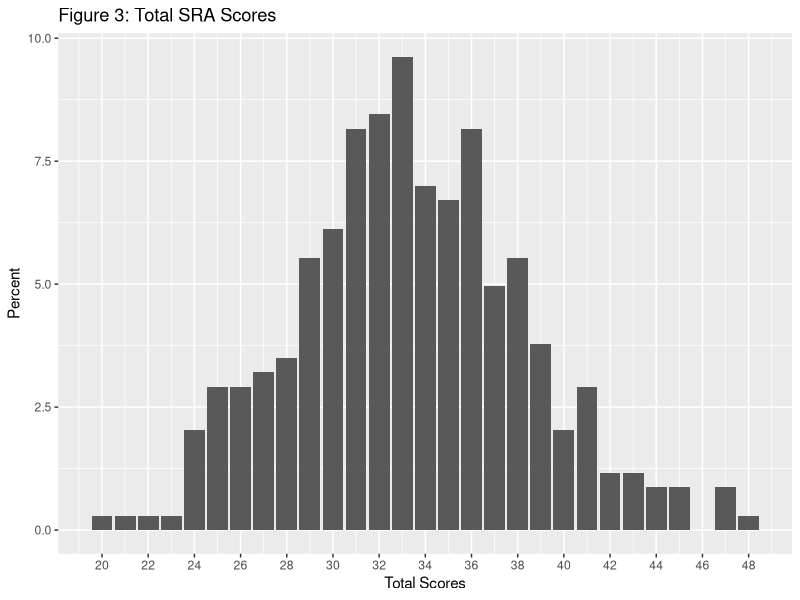
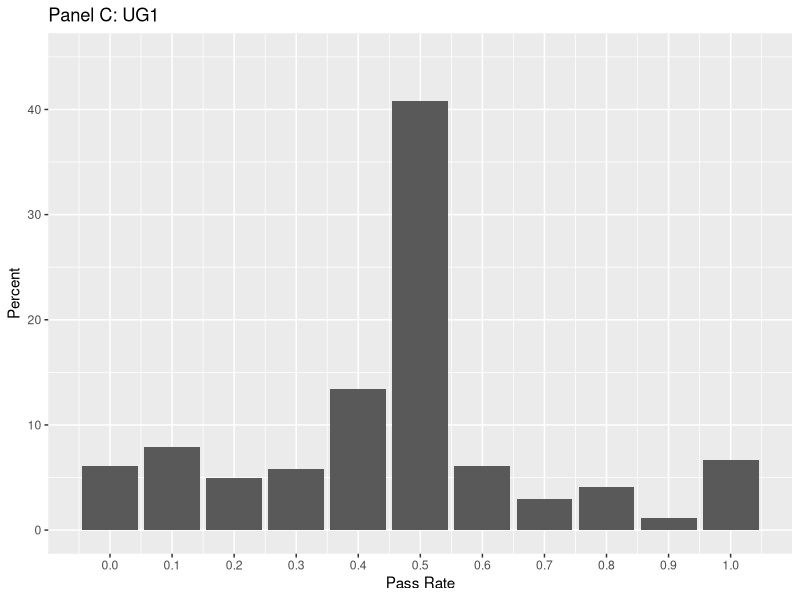
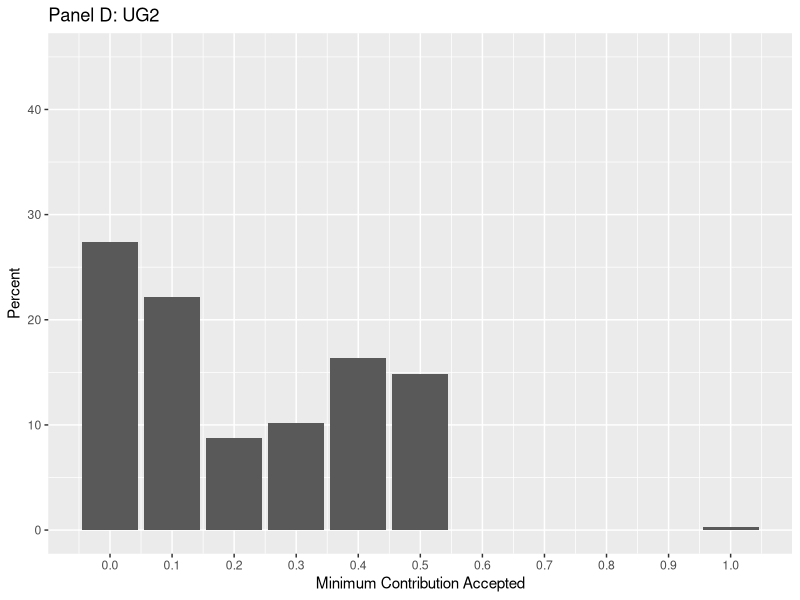
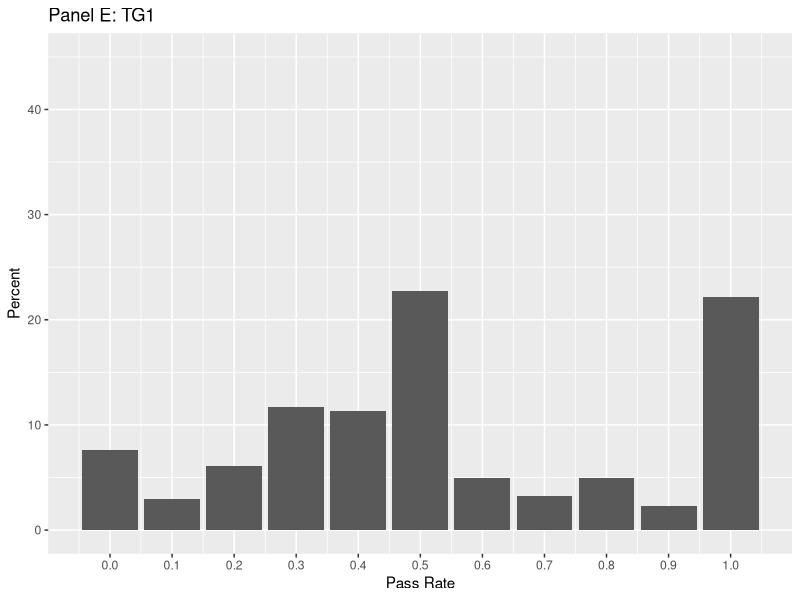
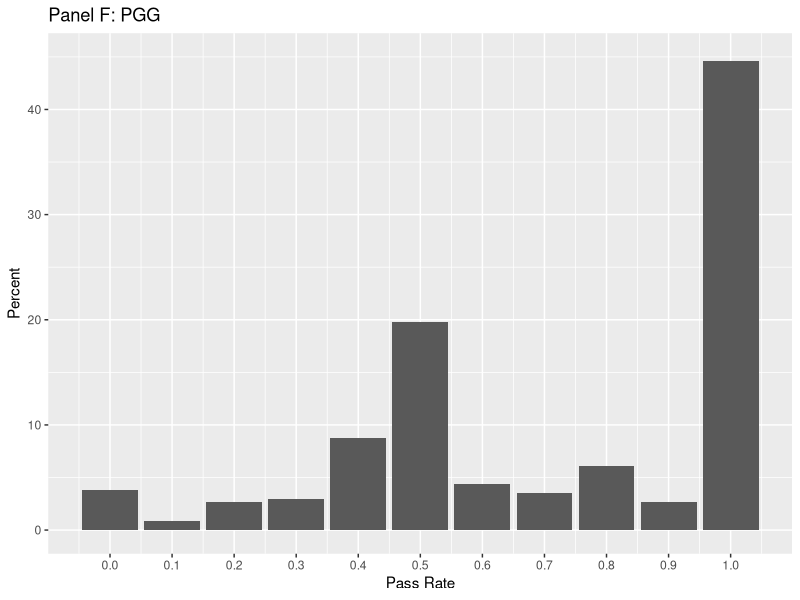
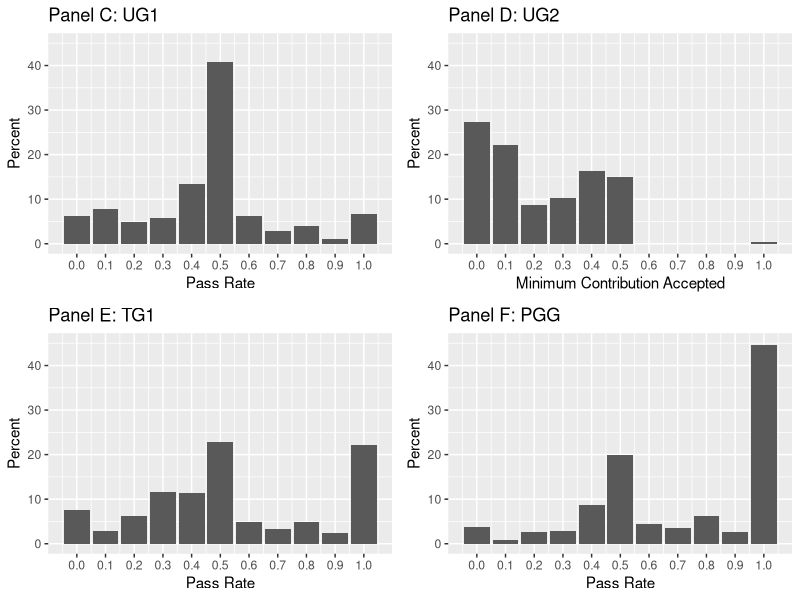
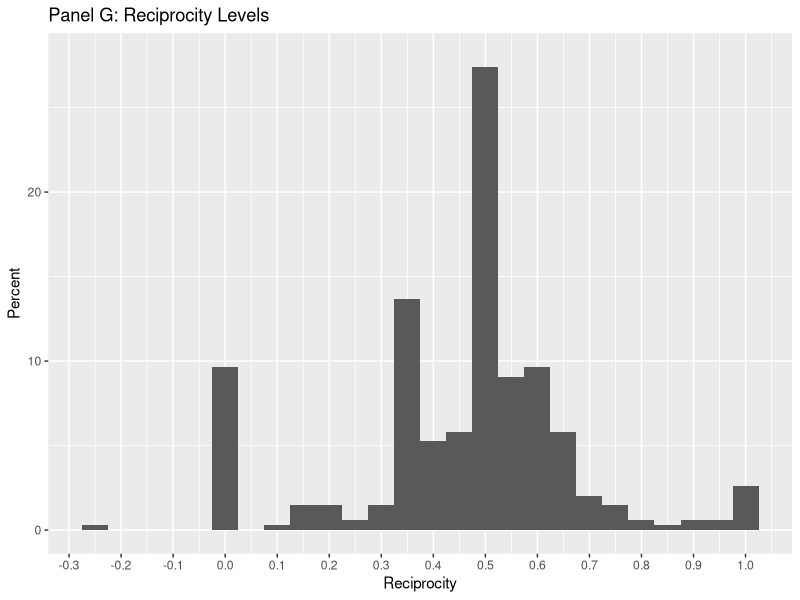
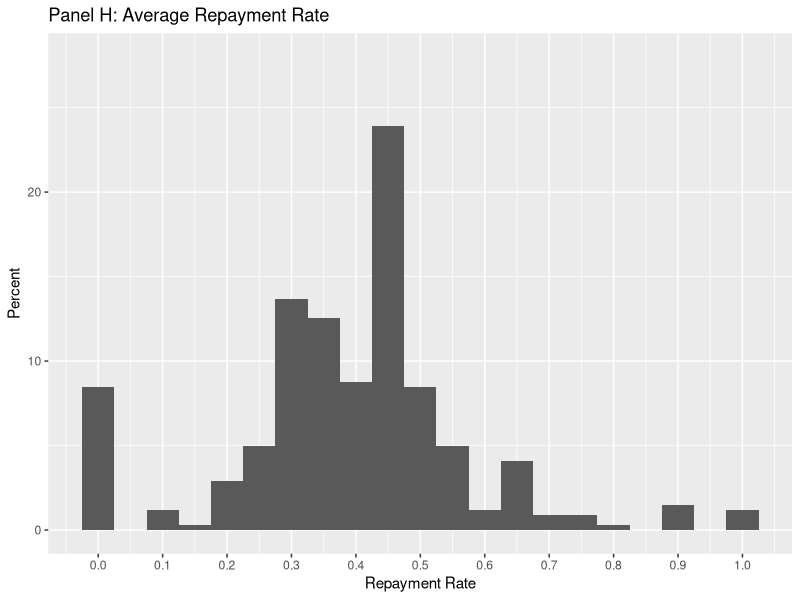

Recreate these plots in R, in order. (Note: this script raises an error after producing the figures.)
if(!require(reshape2)){
  install.packages("reshape2")
}
library(reshape2)
library(tidyr)
library(dplyr)
if(!require(ggplot2)){
  install.packages("ggplot2")
}
library(ggplot2)
library(gridExtra)
if(!require(minpack.lm)){
  install.packages("minpack.lm")
}
library(minpack.lm)


setwd("~/Desktop/thesis")
#Import data
data = read.csv("thesis.csv", stringsAsFactors=FALSE)

#Only finished responses
data=data[data$Finished == "TRUE", ]
data$ID <- seq.int(nrow(data))

#Rename columns
names(data)[names(data)=='Q4_1'] <- 'gendict1'
names(data)[names(data)=='Q5_1'] <- 'gendict2'
names(data)[names(data)=='Q6_1'] <- 'gendict3'
names(data)[names(data)=='Q7_1'] <- 'gendict4'
names(data)[names(data)=='Q8_1'] <- 'gendict5'
names(data)[names(data)=='Q9_1'] <- 'gendict6'
names(data)[names(data)=='Q10_1'] <- 'gendict7'
names(data)[names(data)=='Q11_1'] <- 'gendict8'
names(data)[names(data)=='Q12_1'] <- 'gendict9'
names(data)[names(data)=='Q13'] <- 'trust1'
names(data)[names(data)=='Q14_1_1'] <- 'trust2_1'
names(data)[names(data)=='Q14_2_1'] <- 'trust2_2'
names(data)[names(data)=='Q14_3_1'] <- 'trust2_3'
names(data)[names(data)=='Q14_4_1'] <- 'trust2_4'
names(data)[names(data)=='Q14_5_1'] <- 'trust2_5'
names(data)[names(data)=='Q14_6_1'] <- 'trust2_6'
names(data)[names(data)=='Q14_7_1'] <- 'trust2_7'
names(data)[names(data)=='Q14_8_1'] <- 'trust2_8'
names(data)[names(data)=='Q14_9_1'] <- 'trust2_9'
names(data)[names(data)=='Q14_10_1'] <- 'trust2_10'
names(data)[names(data)=='Q15'] <- 'ult1'
names(data)[names(data)=='Q16_1'] <- 'ult2_0'
names(data)[names(data)=='Q16_2'] <- 'ult2_1'
names(data)[names(data)=='Q16_3'] <- 'ult2_2'
names(data)[names(data)=='Q16_4'] <- 'ult2_3'
names(data)[names(data)=='Q16_5'] <- 'ult2_4'
names(data)[names(data)=='Q16_6'] <- 'ult2_5'
names(data)[names(data)=='Q16_7'] <- 'ult2_6'
names(data)[names(data)=='Q16_8'] <- 'ult2_7'
names(data)[names(data)=='Q16_9'] <- 'ult2_8'
names(data)[names(data)=='Q16_10'] <- 'ult2_9'
names(data)[names(data)=='Q16_11'] <- 'ult2_10'
names(data)[names(data)=='Q17'] <- 'public'
names(data)[names(data)=='Q2_1'] <- 'SRA1'
names(data)[names(data)=='Q2_2'] <- 'SRA2'
names(data)[names(data)=='Q2_3'] <- 'SRA3'
names(data)[names(data)=='Q2_5'] <- 'SRA4'
names(data)[names(data)=='Q2_7'] <- 'SRA5'
names(data)[names(data)=='Q2_8'] <- 'SRA6'
names(data)[names(data)=='Q2_10'] <- 'SRA7'
names(data)[names(data)=='Q2_11'] <- 'SRA8'
names(data)[names(data)=='Q2_13'] <- 'SRA9'
names(data)[names(data)=='Q2_14'] <- 'SRA10'

#SRA scores to number values
data$SRA1[data$SRA1=="Never"] <- 1
data$SRA1[data$SRA1=="Once"] <- 2
data$SRA1[data$SRA1=="More than once"] <- 3
data$SRA1[data$SRA1=="Often"] <- 4
data$SRA1[data$SRA1=="Very often"] <- 5
data$SRA2[data$SRA2=="Never"] <- 1
data$SRA2[data$SRA2=="Once"] <- 2
data$SRA2[data$SRA2=="More than once"] <- 3
data$SRA2[data$SRA2=="Often"] <- 4
data$SRA2[data$SRA2=="Very often"] <- 5
data$SRA3[data$SRA3=="Never"] <- 1
data$SRA3[data$SRA3=="Once"] <- 2
data$SRA3[data$SRA3=="More than once"] <- 3
data$SRA3[data$SRA3=="Often"] <- 4
data$SRA3[data$SRA3=="Very often"] <- 5
data$SRA4[data$SRA4=="Never"] <- 1
data$SRA4[data$SRA4=="Once"] <- 2
data$SRA4[data$SRA4=="More than once"] <- 3
data$SRA4[data$SRA4=="Often"] <- 4
data$SRA4[data$SRA4=="Very often"] <- 5
data$SRA5[data$SRA5=="Never"] <- 1
data$SRA5[data$SRA5=="Once"] <- 2
data$SRA5[data$SRA5=="More than once"] <- 3
data$SRA5[data$SRA5=="Often"] <- 4
data$SRA5[data$SRA5=="Very often"] <- 5
data$SRA6[data$SRA6=="Never"] <- 1
data$SRA6[data$SRA6=="Once"] <- 2
data$SRA6[data$SRA6=="More than once"] <- 3
data$SRA6[data$SRA6=="Often"] <- 4
data$SRA6[data$SRA6=="Very often"] <- 5
data$SRA7[data$SRA7=="Never"] <- 1
data$SRA7[data$SRA7=="Once"] <- 2
data$SRA7[data$SRA7=="More than once"] <- 3
data$SRA7[data$SRA7=="Often"] <- 4
data$SRA7[data$SRA7=="Very often"] <- 5
data$SRA8[data$SRA8=="Never"] <- 1
data$SRA8[data$SRA8=="Once"] <- 2
data$SRA8[data$SRA8=="More than once"] <- 3
data$SRA8[data$SRA8=="Often"] <- 4
data$SRA8[data$SRA8=="Very often"] <- 5
data$SRA9[data$SRA9=="Never"] <- 1
data$SRA9[data$SRA9=="Once"] <- 2
data$SRA9[data$SRA9=="More than once"] <- 3
data$SRA9[data$SRA9=="Often"] <- 4
data$SRA9[data$SRA9=="Very often"] <- 5
data$SRA10[data$SRA10=="Never"] <- 1
data$SRA10[data$SRA10=="Once"] <- 2
data$SRA10[data$SRA10=="More than once"] <- 3
data$SRA10[data$SRA10=="Often"] <- 4
data$SRA10[data$SRA10=="Very often"] <- 5

data$SRA1<-as.numeric(data$SRA1)
data$SRA2<-as.numeric(data$SRA2)
data$SRA3<-as.numeric(data$SRA3)
data$SRA4<-as.numeric(data$SRA4)
data$SRA5<-as.numeric(data$SRA5)
data$SRA6<-as.numeric(data$SRA6)
data$SRA7<-as.numeric(data$SRA7)
data$SRA8<-as.numeric(data$SRA8)
data$SRA9<-as.numeric(data$SRA9)
data$SRA10<-as.numeric(data$SRA10)
data$ult1<-as.numeric(data$ult1)
data$trust1<-as.numeric(data$trust1)
data$public<-as.numeric(data$public)

data$SRA<-data$SRA1+data$SRA2+data$SRA3+data$SRA4+data$SRA5+data$SRA6+
  data$SRA7+data$SRA8+data$SRA9+data$SRA10
data$UG1 <- data$ult1/10
data$TG1 <- data$trust1/10
data$PGG <- data$public/10



#represent TG2
trustdata <- data[, c("ID", "trust2_1",  "trust2_2", "trust2_3", "trust2_4", "trust2_5", "trust2_6",
                      "trust2_7", "trust2_8", "trust2_9", "trust2_10")]

trustdata$trust1_1 <- 3
trustdata$trust1_2 <- 6
trustdata$trust1_3 <- 9
trustdata$trust1_4 <- 12
trustdata$trust1_5 <- 15
trustdata$trust1_6 <- 18
trustdata$trust1_7 <- 21
trustdata$trust1_8 <- 24
trustdata$trust1_9 <- 27
trustdata$trust1_10 <- 30
trustdata$trust2_1<-as.numeric(trustdata$trust2_1)
trustdata$trust2_2<-as.numeric(trustdata$trust2_2)
trustdata$trust2_3<-as.numeric(trustdata$trust2_3)
trustdata$trust2_4<-as.numeric(trustdata$trust2_4)
trustdata$trust2_5<-as.numeric(trustdata$trust2_5)
trustdata$trust2_6<-as.numeric(trustdata$trust2_6)
trustdata$trust2_7<-as.numeric(trustdata$trust2_7)
trustdata$trust2_8<-as.numeric(trustdata$trust2_8)
trustdata$trust2_9<-as.numeric(trustdata$trust2_9)
trustdata$trust2_10<-as.numeric(trustdata$trust2_10)

trustdata$t1<-(trustdata$trust2_1)/(trustdata$trust1_1)
trustdata$t2<-(trustdata$trust2_2)/(trustdata$trust1_2)
trustdata$t3<-(trustdata$trust2_3)/(trustdata$trust1_3)
trustdata$t4<-(trustdata$trust2_4)/(trustdata$trust1_4)
trustdata$t5<-(trustdata$trust2_5)/(trustdata$trust1_5)
trustdata$t6<-(trustdata$trust2_6)/(trustdata$trust1_6)
trustdata$t7<-(trustdata$trust2_7)/(trustdata$trust1_7)
trustdata$t8<-(trustdata$trust2_8)/(trustdata$trust1_8)
trustdata$t9<-(trustdata$trust2_9)/(trustdata$trust1_9)
trustdata$t10<-(trustdata$trust2_10)/(trustdata$trust1_10)

for (i in trustdata$ID){
  temp<-trustdata[trustdata$ID==i,]
  trustdata$avgreturn[trustdata$ID==i]<-(temp$t1+temp$t2+temp$t3+temp$t4+
                temp$t5+temp$t6+temp$t7+
                temp$t8+temp$t9+temp$t10)/10
}




trust<-trustdata
trust<-trust[,c("ID", "avgreturn")]


trustdata <- trustdata[,c("ID", "trust1_1", "trust2_1", "trust1_2", "trust2_2", "trust1_3", "trust2_3", 
                          "trust1_4", "trust2_4", "trust1_5", "trust2_5", "trust1_6", "trust2_6", 
                          "trust1_7", "trust2_7", "trust1_8", "trust2_8", "trust1_9", "trust2_9", 
                          "trust1_10", "trust2_10")]

names(trustdata)<-c("ID","t1.x", "t1.y","t2.x", "t2.y","t3.x", "t3.y",
                    "t4.x", "t4.y","t5.x", "t5.y","t6.x", "t6.y","t7.x", "t7.y",
                    "t8.x", "t8.y","t9.x", "t9.y","t10.x", "t10.y")

#TG2 long format

trustlong<- trustdata %>% 
  gather(v, value, t1.x:t10.y) %>% 
  separate(v, c("var", "col")) %>% 
  arrange(ID) %>% 
  spread(col, value)

#Loop to get slope of each row
trustlong$x<-as.numeric(trustlong$x)
trustlong$y<-as.numeric(trustlong$y)



#ggplot(data=trustlong, aes(x=as.factor(x), y=y)) + geom_violin()
#ggplot(data=trustlong, aes(x=as.factor(x), y=y)) + geom_point() + facet_wrap(~ID)
#ggsave("~/Desktop/thesis/paper/images/linearity.pdf", width=11, height=8.5)
trustlong$reciprocity<-0
i<-1
j<-10
while (j<3971)
{
  temp = trustlong[i:j,]
  model = lm(temp$y~temp$x)
  trustlong$reciprocity[i:j]<-model$coefficients[2]
  i<- i+10
  j<- j+10
}
trustlong<-trustlong[,c("ID", "reciprocity")]
trustlong<-unique(trustlong)

#merge data and trust data
data <- merge( trustlong,data, by="ID")
colnames(data)[2]<-"TG2"

#avg repayment rate

data<-merge(trust, data, by="ID")

#Remove entries where they accept and then reject -- doesn't make sense

i<-397
while (i>0){
  j<-42
  k<-43
  {while (k<53){
    if (data[i, j]=='Accept' & data[i, k] == 'Reject'){
      data<-data[-i,]
    }
    j<-j+1
    k<-k+1
  }
  }
  i<-i-1
}

#UG2 as minimum pass rate player chooses to accept
i<-1
data$UG2<-0
while (i<344){
  j<-42
  while (j<53){
    if (data[i,j] == 'Accept' & data[i,69]==0){
      data[i,69]<-j-42
      j<-53
    }
    else{j<-j+1}
  }
  i<-i+1
}
data$UG2<-data$UG2/10

#General Dictator game
data <- data[-c(4:11, 13:20)]

data$p1 <- 1/2
data$p2 <- 1/3
data$p3 <- 2
data$p4 <- 1/2
data$p5 <- 3
data$p6 <- 1
data$p7 <- 2
data$p8 <- 4
data$p9 <- 1/4
data$m1 <- 15
data$m2 <- 10
data$m3 <- 15
data$m4 <- 12
data$m5 <- 10
data$m6 <- 15
data$m7 <- 12
data$m8 <- 10
data$m9 <- 10



data$gendict1<-as.numeric(data$gendict1)
data$gendict2<-as.numeric(data$gendict2)
data$gendict3<-as.numeric(data$gendict3)
data$gendict4<-as.numeric(data$gendict4)
data$gendict5<-as.numeric(data$gendict5)
data$gendict6<-as.numeric(data$gendict6)
data$gendict7<-as.numeric(data$gendict7)
data$gendict8<-as.numeric(data$gendict8)
data$gendict9<-as.numeric(data$gendict9)
data$gendict6[data$ID==281]<-15
data$gendict6[data$ID==65]<-15
data$gendict6[data$ID==96]<-15
data$gendict6[data$ID==108]<-15
data$gendict6[data$ID==154]<-15
data$gendict6[data$ID==358]<-15
data$gendict6[data$ID==16]<-12
data$gendict6[data$ID==81]<-13




data$pi_s1 <- data$m1-data$gendict1
data$pi_s2 <- data$m2-data$gendict2
data$pi_s3 <- data$m3-data$gendict3
data$pi_s4 <- data$m4-data$gendict4
data$pi_s5 <- data$m5-data$gendict5
data$pi_s6 <- data$m6-data$gendict6
data$pi_s7 <- data$m7-data$gendict7
data$pi_s8 <- data$m8-data$gendict8
data$pi_s9 <- data$m9-data$gendict9
data$pi_o1 <- data$gendict1/data$p1
data$pi_o2 <- data$gendict2/data$p2
data$pi_o3 <- data$gendict3/data$p3
data$pi_o4 <- data$gendict4/data$p4
data$pi_o5 <- data$gendict5/data$p5
data$pi_o6 <- data$gendict6/data$p6
data$pi_o7 <- data$gendict7/data$p7
data$pi_o8 <- data$gendict8/data$p8
data$pi_o9 <- data$gendict9/data$p9

data$Y1<-data$pi_s1/data$m1
data$Y2<-data$pi_s2/data$m2
data$Y3<-data$pi_s3/data$m3
data$Y4<-data$pi_s4/data$m4
data$Y5<-data$pi_s5/data$m5
data$Y6<-data$pi_s6/data$m6
data$Y7<-data$pi_s7/data$m7
data$Y8<-data$pi_s8/data$m8
data$Y9<-data$pi_s9/data$m9

data$X1<-data$p1
data$X2<-data$p2
data$X3<-data$p3
data$X4<-data$p4
data$X5<-data$p5
data$X6<-data$p6
data$X7<-data$p7
data$X8<-data$p8
data$X9<-data$p9

gendictlong<-data[,c("ID", "X1", "Y1", "X2", "Y2", "X3", "Y3", "X4", "Y4",
                     "X5", "Y5", "X6", "Y6", "X7", "Y7", "X8","Y8","X9", "Y9")]
names(gendictlong)<-c("ID", "g1.x", "g1.y", "g2.x", "g2.y", "g3.x", "g3.y", "g4.x", "g4.y", 
                      "g5.x", "g5.y", "g6.x", "g6.y", "g7.x", "g7.y", "g8.x", "g8.y", 
                      "g9.x", "g9.y")
long<- gendictlong %>% 
  gather(v, value, g1.x:g9.y) %>% 
  separate(v, c("var", "col")) %>% 
  arrange(ID) %>% 
  spread(col, value)

long1<-long[long$ID!=96 & long$ID!=113 & long$ID!=281,]
long2<-long[long$ID==96 | long$ID==113 | long$ID==281,]
for (i in long1$ID){
  temp<-long[long$ID==i,]
  long$A[long$ID==i]<-coef(nls(y~A/((x^r)+A), data=temp, 
                               control = nls.control(warnOnly=TRUE),
                               start=list(A=1, r=-1)))[1]
  long$r[long$ID==i]<-coef(nls(y~A/((x^r)+A), data=temp, 
                               control=nls.control(warnOnly=TRUE),
                               start=list(A=1, r=-1)))[2]
}

for (i in long2$ID){
  temp<-long[long$ID==i,]
  long$A[long$ID==i]<-coef(nls(y~A/(x^r+A), data=temp, 
                               control = nls.control(warnOnly=TRUE),
                               start=list(A=1, r=-10)))[1]
  long$r[long$ID==i]<-coef(nls(y~A/(x^r+A), data=temp, 
                               control=nls.control(warnOnly=TRUE),
                               start=list(A=1, r=-10)))[2]
}

long$rho<-long$r/(long$r-1)
long$num<-(long$A)^(1-(long$rho))
long$denom<-1+(long$A)^(1-(long$rho))
long$alpha<-long$num/long$denom
long$sigma<-1/(long$rho - 1)
# long$alpha[long$ID==281]<-0
# long$alpha[long$ID==96]<-0
# long$alpha[long$ID==113]<-0

long<-long[,c("ID", "alpha", "rho", "sigma")]
long<-unique(long)

data1<-merge(long, data, by="ID")

data<-data1[,c("ID", "ResponseId", "alpha", "rho", "sigma",  "TG2", "avgreturn", "UG1", "UG2", "TG1", "PGG", "SRA")]

#####################
#Univariate Analysis#
#####################

#SRA
SRA<-ggplot(data=data, aes(data$SRA))+
  geom_bar(aes(y= 100*(..count..)/sum(..count..))) +
#  labs(title="Total SRA Scores") +
  labs(x="Total Scores", y="Percent") +
  scale_x_continuous(breaks=seq(20,50,2)) + ggtitle("Figure 3: Total SRA Scores")
ggsave("~/Desktop/thesis/paper/images/SRAimg.jpg", width=11, height=8.5)

#UG1
UG1<-ggplot(data=data, aes(data$UG1))+
  geom_bar(aes(y= 100*(..count..)/sum(..count..))) +
  #  labs(title="Total SRA Scores") +
  ggtitle("Panel C: UG1") +
  labs(x="Pass Rate", y="Percent") + ylim(c(0,45))+
  scale_x_continuous(breaks=seq(0,1,0.1))
ggsave("~/Desktop/thesis/output/UG1.pdf", width=11, height=8.5)


#UG2
UG2<-ggplot(data=data, aes(data$UG2))+
  geom_bar(aes(y= 100*(..count..)/sum(..count..))) +
  #  labs(title="Total SRA Scores") 
  ggtitle("Panel D: UG2")+
  labs(x="Minimum Contribution Accepted", y="Percent")+ylim(c(0,45))+
  scale_x_continuous(breaks=seq(0,1,0.1))

ggsave("~/Desktop/thesis/output/UG2.pdf", width=11, height=8.5)


#TG1

TG1<-ggplot(data=data, aes(data$TG1))+
  geom_bar(aes(y= 100*(..count..)/sum(..count..))) +ylim(c(0,45))+
  #  labs(title="Total SRA Scores") +
  labs(x="Pass Rate", y="Percent")+
  scale_x_continuous(breaks=seq(0,1,0.1)) +
  ggtitle("Panel E: TG1")

ggsave("~/Desktop/thesis/output/TG1.pdf", width=11, height=8.5)

#PGG
PGG<-ggplot(data=data, aes(data$PGG))+
  geom_bar(aes(y= 100*(..count..)/sum(..count..))) +
  #  labs(title="Total SRA Scores") +
  labs(x="Pass Rate", y="Percent")+ylim(c(0,45))+
  scale_x_continuous(breaks=seq(0,1,0.1)) +
  ggtitle("Panel F: PGG")

ggsave("~/Desktop/thesis/output/PGG.pdf", width=11, height=8.5)

pdf("~/Desktop/thesis/paper/images/Figure2a.pdf",width=11,height=8.5)
grid.arrange(UG1, UG2, TG1, PGG, nrow=2)
dev.off()



prop.table(table(data$TG2))
summary(data$TG2)
#TG2 - reciprocity

TG2<-ggplot(data=data, aes(data$TG2)) + geom_histogram(aes(y=100*(..count..)/sum(..count..)), binwidth=0.05)+
  scale_x_continuous(breaks=seq(-0.5, 1, by=0.1)) +
  ylim(c(0,28))+labs(x="Reciprocity", y="Percent") +
  ggtitle("Panel G: Reciprocity Levels")
ggsave("~/Desktop/thesis/paper/images/TG2.pdf", width=11, height=8.5)


TG<-ggplot(data=data, aes(data$avgreturn)) + geom_histogram(aes(y=100*(..count..)/sum(..count..)), binwidth=0.05)+
  ylim(c(0,28))+labs(x="Repayment Rate", y="Percent") + ggtitle("Panel H: Average Repayment Rate") +
  scale_x_continuous(breaks=seq(0, 1, by=0.1))
ggsave("~/Desktop/thesis/paper/images/TG.pdf", width=11, height=8.5)
pdf("~/Desktop/thesis/paper/images/Figure2c.pdf",width=11,height=8.5)
grid.arrange(TG2, TG, nrow=1)
dev.off()




#donations dataset
donations = read.csv("donations.csv", stringsAsFactors=FALSE)


donations <- donations[-c(11:18, 20:67)]

data <- merge( data,donations, by="ResponseId")

data$donated<-1
data$donated[data$current_donor_status=="Never"]<-0
prop.table(table(data$donated))
donated<-ggplot(data=data, aes(data$donated))+
  geom_bar(aes(y= 100*(..count..)/sum(..count..))) +
  #  labs(title="Total SRA Scores") +
  labs(x="Donated", y="Percent") + scale_x_continuous(breaks=seq(0,1,1)) + ylim(c(0,80))
ggsave("~/Desktop/thesis/paper/images/donated.pdf", width=11, height=8.5)


data$donations<-as.numeric(data$DNR_GIVING)
d<-data[data$donation<=625,]
donations<-ggplot(data=d, aes(d$donation))+geom_histogram(aes(y=100*(..count..)/sum(..count..)), binwidth=10)+
  labs(x="Donation Amount", y="Percent")+scale_x_continuous(breaks=seq(0,650,50))+ylim(c(0,60))
ggsave("~/Desktop/thesis/paper/images/donations.pdf", width=11, height=8.5)

e<-data[data$donation>625,]
prop.table(table(e$donation))
summary(data$donation)
#match players to get winner
match <- data[,c("ResponseId", 
                 "public")]
popsize = 396
matches<-split(sample(match$ResponseId), rep(1:(popsize/2), each=2))
